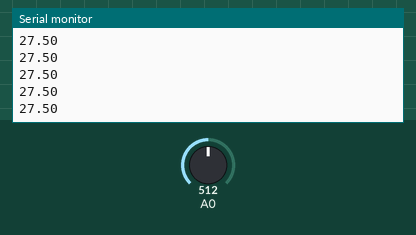
Simulated run of this sketch. Board: Arduino Uno, built with avr-gcc and run on an emulated ATmega328P. Parts: the last lines printed to the serial monitor. The test bench sets the inputs (shaded band); at power-on: A0 = 512.

Above: at 3.2 s.
3.3 s: A0 set to 716
At 4.0 s:
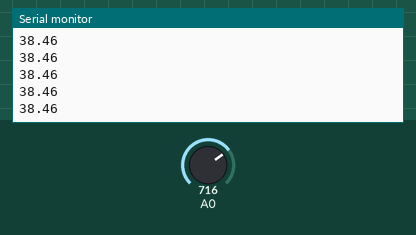
4.8 s: A0 set to 900
At 5.3 s:
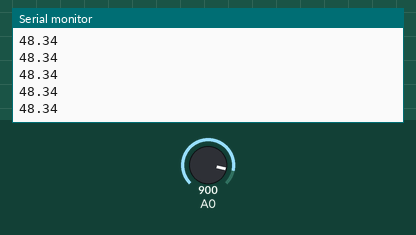
Timing chart, 0 to 7.8 s (numbered marks = the images above; inputs shaded):
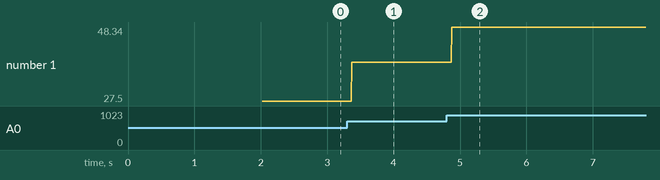

Measured:
- after the input at 3.3 s, the serial monitor: prints a new line after 0.07 s (image 1)
- after the input at 4.8 s, the serial monitor: prints a new line after 0.07 s (image 2)
- plotted number 1: 27.5 → 38.46 after the input at 3.3 s, 38.46 → 48 after the input at 4.8 s

The sketch:

voltmeter.ino
```cpp
/*
  *
  * Udemy.com
  * Building an Arduino DC Voltmeter
  *
  */

 float vPow = 5.0;
 float r1 = 100000.0;
 float r2 = 10000.0;

 void setup() {
   Serial.begin(9600);

   // Send ANSI terminal codes
   //Serial.print("\x1B");
   //Serial.print("[2J");
   //Serial.print("\x1B");
   //Serial.println("[H");
   // End ANSI terminal codes

   Serial.println("--------------------");
   Serial.println("DC VOLTMETER");
   Serial.print("Maximum Voltage: ");
   Serial.print((int)(vPow / (r2 / (r1 + r2))));
   Serial.println("V");
   Serial.println("--------------------");
   Serial.println("");

   delay(2000);
 }

 void loop() {
   float v = (analogRead(0) * vPow) / 1024.0;
   float v2 = v / (r2 / (r1 + r2));

   // Send ANSI terminal codes
   //Serial.print("\x1B");
   //Serial.print("[1A");
   // End ANSI terminal codes

   Serial.println(v2);
 }
/*
int analogInput = 0;
float vout = 0.0;
float vin = 0.0;
float R1 = 100000.0; // resistance of R1 (100K) -see text!
float R2 = 10000.0; // resistance of R2 (10K) - see text!
int value = 0;
void setup(){
   pinMode(analogInput, INPUT);
   lcd.begin(16, 2);
   lcd.print("DC VOLTMETER");
}
void loop(){
   // read the value at analog input
   value = analogRead(analogInput);
   vout = (value * 5.0) / 1024.0; // see text
   vin = vout / (R2/(R1+R2));
   if (vin<0.09) {
   vin=0.0;//statement to quash undesired reading !
}
lcd.setCursor(0, 1);
lcd.print("INPUT V= ");
lcd.print(vin);
delay(500);
}*/
```
